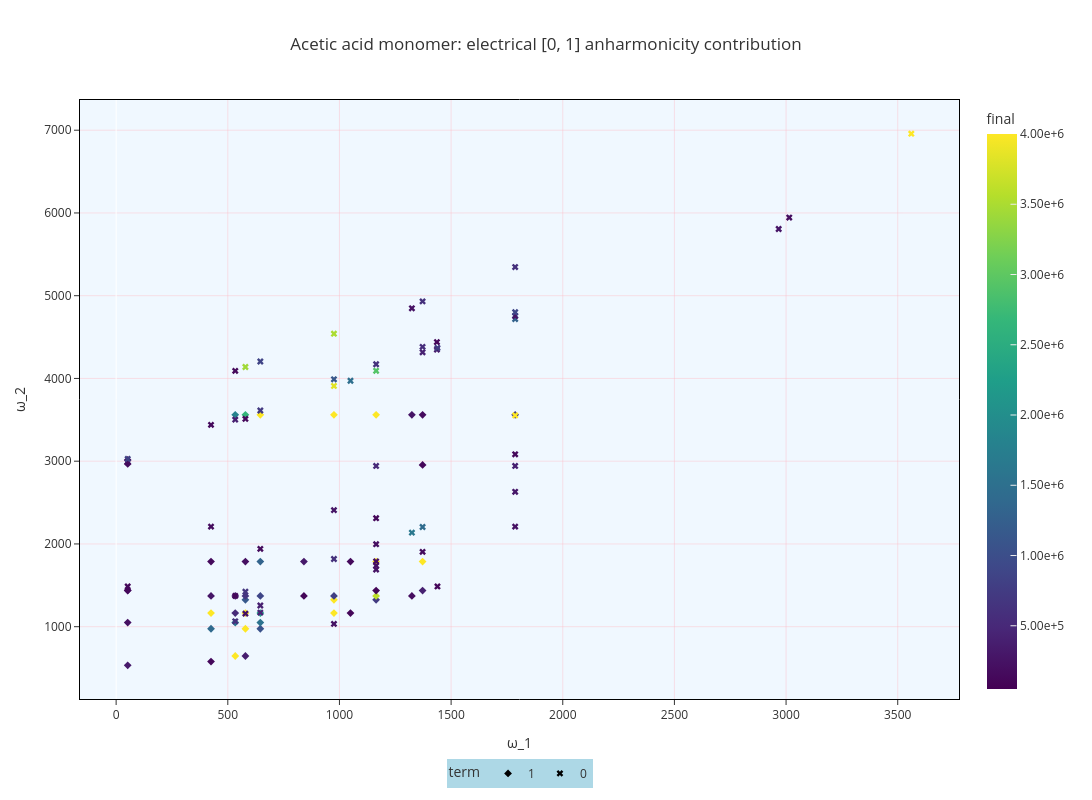

Notebook code cell kept with this figure:
### Code cell
terms_selection = [0, 1], []
# omega1 = [1164., 1175., 1186., 1314., 1324., 1334., 1362., 1372., 1382., 1776., 1786., 1796.]
# omega2 = [1736., 1746., 1757., 1975., 1986., 1997., 2295., 2301., 2311., 2323., 2931., 2942., 2952., 3073., 3083., 3093.]

datain = data_vault.make_DatainputDict('gaussian', ('ACAC', 'B3LYP', 'cc_pVQZ'), wilson_root)
vib_levels_harmonic = False
rec_cm = True
computedSpectrum = spectrum.SpectrumEVV(omega1, omega2, input_data_info=datain, 
                                        vib_levels_harmonic=vib_levels_harmonic)
computedSpectrum.load_data(GaussianDataParser)
computedSpectrum.addTerms(*terms_selection)
# computedSpectrum.exclude_modes([34, 35, 36, 37, 38, 39, 40, 41])

dfs4terms_el, dfs4terms_mech = analysis.get_resonances_DF(computedSpectrum, rec_cm=rec_cm,
                                                          vib_levels_harmonic=vib_levels_harmonic)
formatted_df2 = analyse_electrical_resonances(dfs4terms_el)

result_later, power = compile_df4plot(formatted_df2)
figtitle = f'Acetic acid monomer: electrical {terms_selection[0]} anharmonicity contribution'

plot1Fig_plotly(result_later, figtitle)
